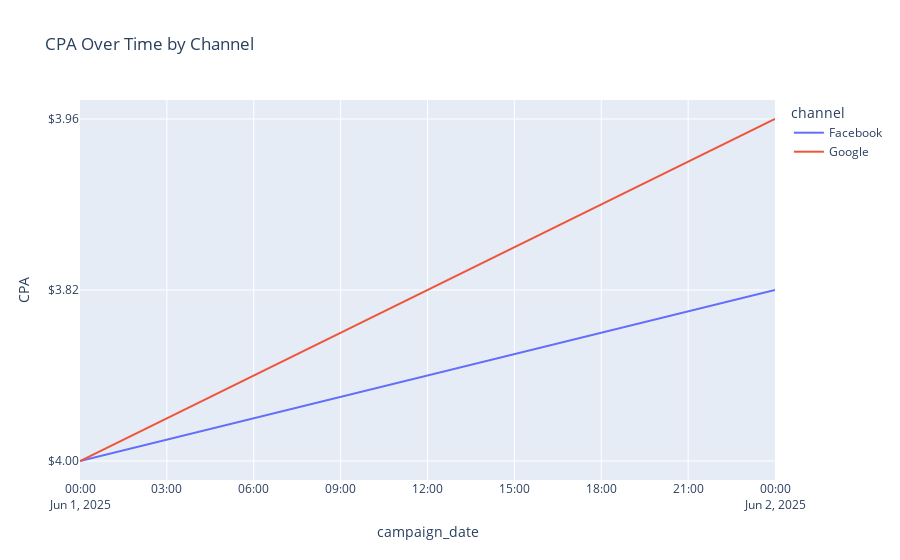

The cell this chart's notebook holds for it:
### Code cell
fig = px.line(df, x='campaign_date', y='CPA', color='channel', title='CPA Over Time by Channel')
fig.show()

### Figure 1 — Plotly figure (JSON) as saved in the notebook; plotly's stock layout.template omitted (floating-point values rounded to 4 significant figures)
{"data": [{"hovertemplate": "channel=Facebook<br>campaign_date=%{x}<br>CPA=%{y}<extra></extra>", "legendgroup": "Facebook", "line": {"color": "#636efa", "dash": "solid"}, "marker": {"symbol": "circle"}, "mode": "lines", "name": "Facebook", "orientation": "v", "showlegend": true, "type": "scatter", "x": ["2025-06-01", "2025-06-02"], "xaxis": "x", "y": ["$4.00", "$3.82"], "yaxis": "y"}, {"hovertemplate": "channel=Google<br>campaign_date=%{x}<br>CPA=%{y}<extra></extra>", "legendgroup": "Google", "line": {"color": "#EF553B", "dash": "solid"}, "marker": {"symbol": "circle"}, "mode": "lines", "name": "Google", "orientation": "v", "showlegend": true, "type": "scatter", "x": ["2025-06-01", "2025-06-02"], "xaxis": "x", "y": ["$4.00", "$3.96"], "yaxis": "y"}], "layout": {"legend": {"title": {"text": "channel"}, "tracegroupgap": 0}, "title": {"text": "CPA Over Time by Channel"}, "xaxis": {"anchor": "y", "domain": [0, 1], "title": {"text": "campaign_date"}}, "yaxis": {"anchor": "x", "domain": [0, 1], "title": {"text": "CPA"}}}}
